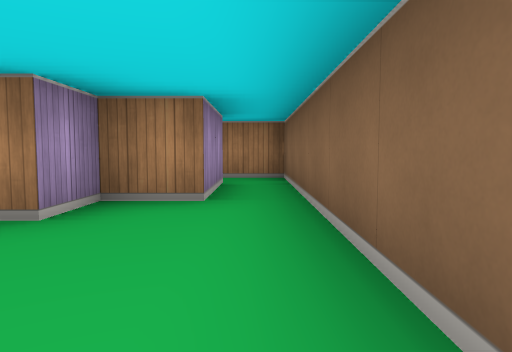
view 1 (above)

12 first-person views from a walk through a cub3D maze. The camera is about half as high as the walls, tilts 4° down and sees 70° across. The floor is counted in squares. Each view is taken from the middle of a square. On the plan, view 1 faces up. The plan holds only what a view shows up to about 9 squares ahead; the rest is blank.

view 2
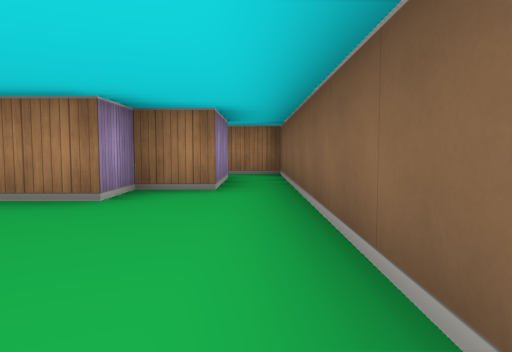

view 3
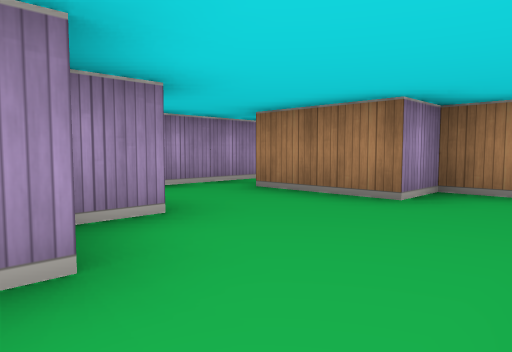

view 4
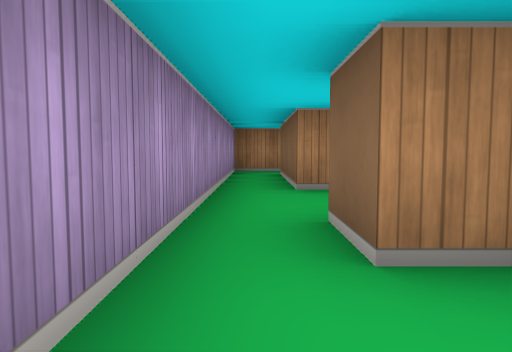

view 5
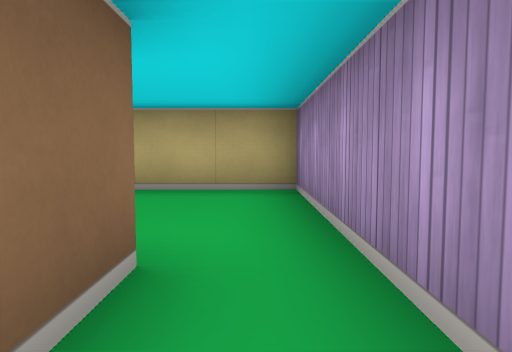

view 6
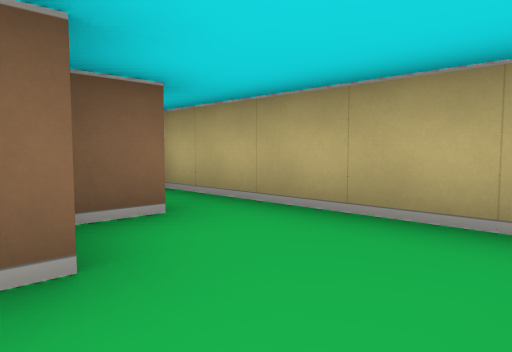

view 7
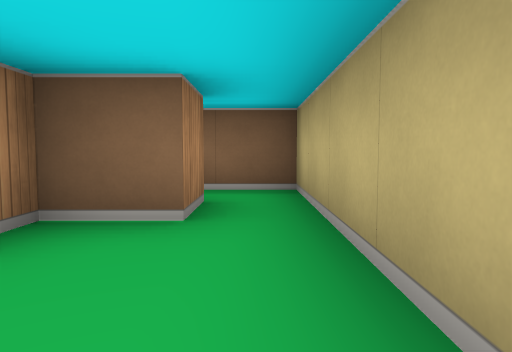

view 8
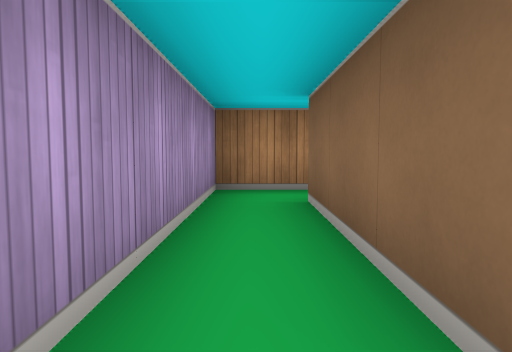

view 9
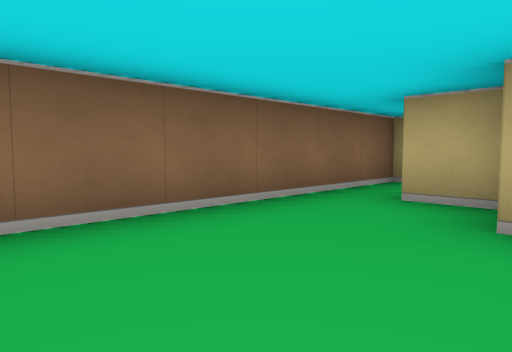

view 10
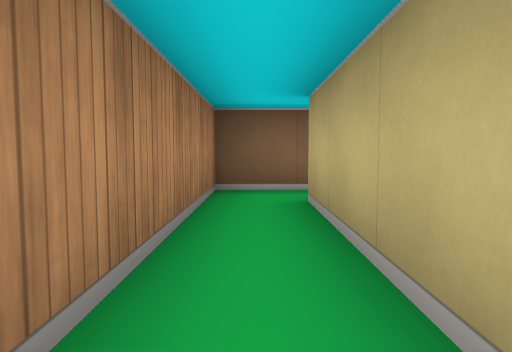

view 11
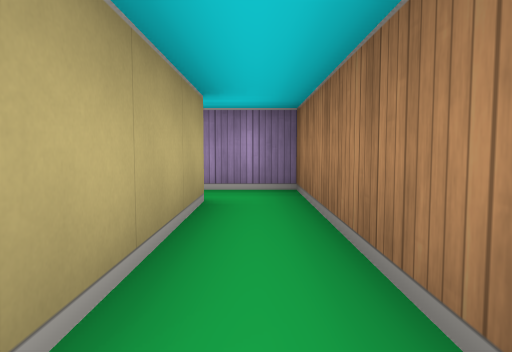

view 12
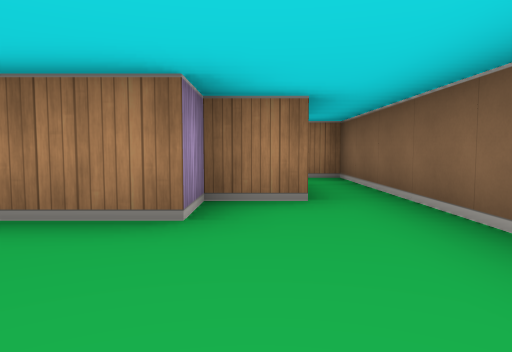

### Floor plan
Ten units are one square. View 1 is at (0, 0); x grows to the right and y downward. Boxes are objects, and circles mark ways between rooms. Rooms are numbered by the first view taken in them; rooms with no view inside come last. Other rooms are left out.
<svg viewBox="-50 -70 60 110">
<path fill="none" stroke="#000" d="M5 5 5 -55M-25 -6 -25 2M-5 -55 -5 -35 -15 -35 -15 -25M-15 15 -5 15M-29 5 -35 5 -35 -5M-5 25 -15 25 -15 15 -20 15M-15 -25 -35 -25 -35 -55M-45 -55 -45 35 5 35 5 5M-35 -55 -5 -55M5 -55 5 -65 -45 -65 -45 -55"/>
<circle cx="-25" cy="-15" r="3" fill="#2a7"/>
<circle cx="0" cy="10" r="3" fill="#2a7"/>
<circle cx="0" cy="-60" r="3" fill="#2a7"/>
<circle cx="-40" cy="-60" r="3" fill="#2a7"/>
<text x="0" y="-20">1</text>
<text x="-30" y="10">2</text>
<text x="-20" y="-60">3</text>
</svg>
Room 1 opens to room 2. Room 1 opens to room 3. Room 2 opens to room 3.

Where each view was taken, in squares from view 1:
view 1: 0 up, 0 right, facing up
view 2: 1 down, 0 right, facing up
view 3: 1 down, 0 right, facing up-left
view 4: 2 down, 4 left, facing up
view 5: 1 up, 4 left, facing down
view 6: 1 down, 4 left, facing down-right
view 7: 3 down, 4 left, facing right
view 8: 2 up, 4 left, facing up
view 9: 2 up, 2 left, facing down-right
view 10: 6 up, 4 left, facing right
view 11: 6 up, 0 right, facing left
view 12: 0 up, 1 left, facing up
